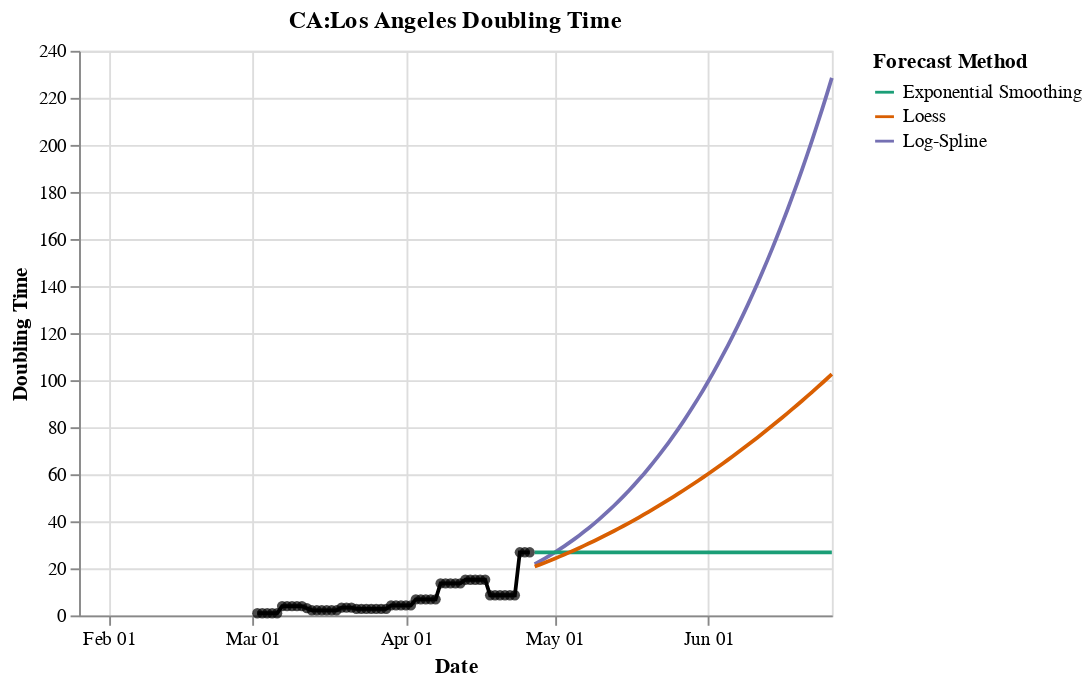

This figure's notebook cell:
### Code cell
importlib.reload(empirical_charts)
c = empirical_charts.plot_dynamic_doubling_fit(d)
c

### Figure 1 — Vega-Lite specification as saved in the notebook (floating-point values rounded to 4 significant figures; data arrays with more than 128 entries replaced by an {"elided": "..."} marker saying what was removed)
{"config": {"view": {"continuousWidth": 400, "continuousHeight": 300}}, "layer": [{"mark": {"type": "point", "color": "black", "filled": true}, "encoding": {"x": {"type": "temporal", "field": "date"}, "y": {"type": "quantitative", "field": "Doubling Time"}}}, {"mark": {"type": "line", "color": "black"}, "encoding": {"x": {"type": "temporal", "field": "date"}, "y": {"type": "quantitative", "field": "Doubling Time"}}}, {"mark": "line", "encoding": {"color": {"type": "nominal", "field": "Forecast Method", "scale": {"scheme": "dark2"}}, "x": {"type": "temporal", "axis": {"format": "%b %d"}, "field": "date", "title": "Date"}, "y": {"type": "quantitative", "field": "Fit", "scale": {}, "title": "Doubling Time"}}, "title": "CA:Los Angeles Doubling Time", "transform": [{"fold": ["Log-Spline", "Exponential Smoothing", "Loess"], "as": ["Forecast Method", "Fit"]}]}], "data": {"name": "data-59b306940efd7ac793a1a3598503ca28"}, "$schema": "https://vega.github.io/schema/vega-lite/v4.8.1.json", "datasets": {"data-59b306940efd7ac793a1a3598503ca28": {"elided": "153 records"}}}
